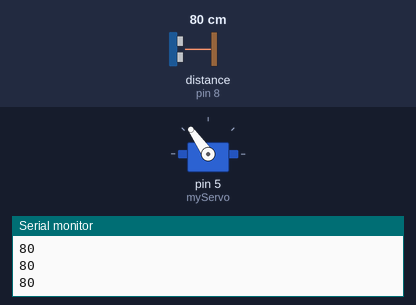
This sketch was run on a simulated Arduino Uno, built with avr-gcc and run on an emulated ATmega328P. On the bench: servo, the last lines printed to the serial monitor. Wiring (inferred from the names in the program): ultrasonic range finder: trigger pin 11; echo pin 8. The inputs (shaded band) are chosen by the test bench; at power-on: distance to the obstacle (sensor on pin 8) 80 cm. The echo pulse lasts 58.3 µs per cm.

Above: at 1.2 s.
1.3 s: distance to the obstacle (sensor on pin 8) set to 9 cm
At 2.8 s:
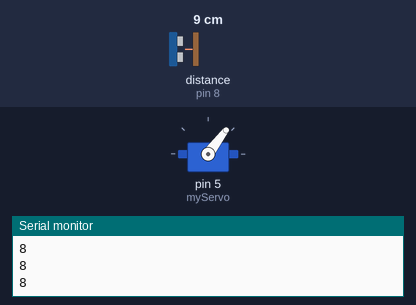
3.1 s: distance to the obstacle (sensor on pin 8) set to 18 cm
At 3.6 s:
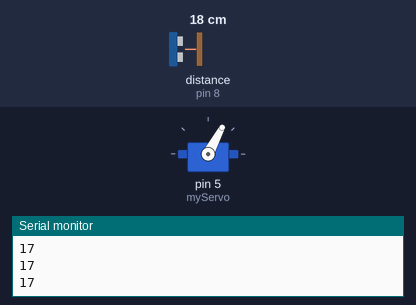
4.7 s: distance to the obstacle (sensor on pin 8) set to 60 cm
At 5.9 s:
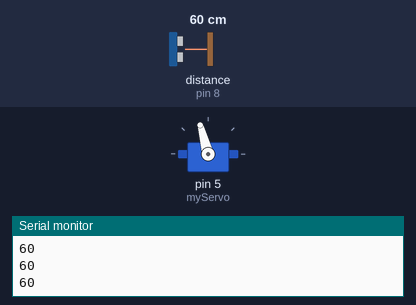
6.3 s: distance to the obstacle (sensor on pin 8) set to 120 cm
At 7.1 s:
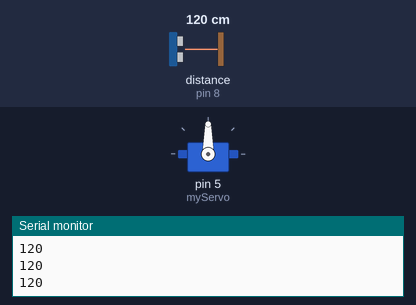
7.8 s: distance to the obstacle (sensor on pin 8) set to 2 cm
At 8.4 s:
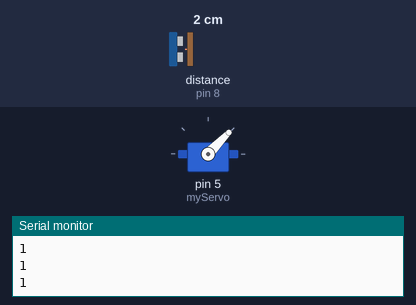
9.4 s: distance to the obstacle (sensor on pin 8) set to 250 cm
At 10.4 s:
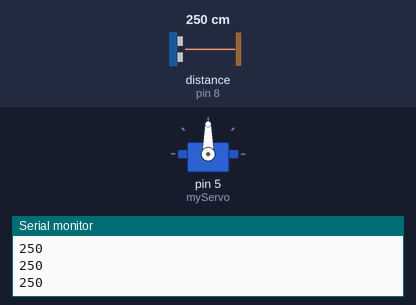
Timing chart, 0 to 11.9 s (numbered marks = the images above; inputs shaded):
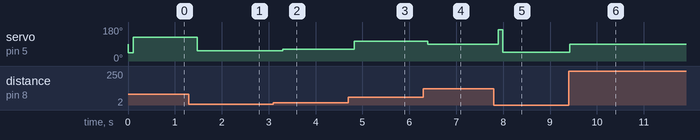

Measured:
- after the input at 1.3 s, servo on pin 5 (myServo): 125° → 53° after 0.17 s, → 54° 0.10 s later, → 53° 0.10 s later
- after the input at 3.1 s, servo on pin 5 (myServo): 53° → 62° after 0.20 s
- after the input at 4.7 s, servo on pin 5 (myServo): 62° → 105° after 0.13 s
- after the input at 6.3 s, servo on pin 5 (myServo): 105° → 90° after 0.09 s
- after the input at 7.8 s, servo on pin 5 (myServo): 90° → 165° after 0.10 s, → 46° 0.10 s later
- after the input at 9.4 s, servo on pin 5 (myServo): 46° → 90° at once

The sketch:

hellofunctions.ino
```cpp
// Hello Functions
// Jeanne Berthy
// This assignment develops your knowledge of the function of functions and when to use them. This piece of code simply tells the servo to rotate
// continuously, very fast, and as an object (my hand) moves further away, the servo slows down and then halts to a stop at 45 centimeters.
// used this link to help me with coding and wirng a servo: https://create.arduino.cc/projecthub/Arca_Ege/how-to-use-servo-motors-with-arduino-b02bed
// Useful information: for the continuous servo, the servo will stop spinning at exactly 90 degrees

#include <Servo.h> // includes the library to use servos
Servo myServo; // create servo object to control the servo
int servoData = 0; // defines the variable servoData
const int trigPin = 11; // sets the trigpin (ultrasonic sensor) to pin 11
const int echoPin = 8; // stes the echopin (ultrasonic sensor) to pin 8
int x = 0; // sets the number of degrees of the servo to 0
int timeSinceObject; // defines the variable timeSinceObject
int duration, cm; // defines the variables duration and cm
void setup()
{
	Serial.begin(9600);
	myServo.attach(5); // sets the servo pin to pin 5
}

void loop()
{
	cm = getDistance(); // this runs the function getDistance which calculates the distance of an object from the sensor
	x = cm + 45; // this just adds 45cm to any distance, so instead of 0cm, it starts at 45. that way, it stops at 45cm instead of 90cm
	cm = microsecondsToCentimeters(timeSinceObject);
	if (cm != 0) // if cm is not equal to 0 (! = not)
	{
		if (cm <= 90) // if an object is less than or equal to 90 centimeters away, **
		{
			myServo.write(x); // ** the servo goes at different speed between 1 and 90 centimeters.
		}
		else
			if (cm >= 90) // if an object is more than or equal to 90 centimeters away, **
			{
				myServo.write(90); // ** then servo will stop moving
			}
		delay(100); // after the code runs, it waits 0.1 seconds
	}
	Serial.println(cm); // prints on the serial monitor, how many centimeters are between the object and the sensor
}

long microsecondsToCentimeters(long microseconds)
{
	// The speed of sound is 340 m/s or 29 microseconds per centimeter.
 	// The ping travels out and back, so to find the distance of the object we take half of the distance travelled.
	// information from: https://stackoverflow.com/questions/41501360/getting-distance-in-inches-and-cm-from-ultrasonic-sensor-in-arduino
	return microseconds / 29 / 2;
}

int getDistance() // this is essentially echolocation
{
	pinMode(trigPin, OUTPUT); // sets the trigPin as output
	digitalWrite(trigPin, LOW); // clears the trigPin
	delayMicroseconds(2); // clears the trigPin for 2 microseconds
	digitalWrite(trigPin, HIGH); // turns on the trigPin (very quiet chirping)
	delayMicroseconds(10); // turns it on for 10 microseconds
	digitalWrite(trigPin, LOW); // turns the trigPin off
	pinMode(echoPin, INPUT); // sets the echoPin as input
	timeSinceObject = pulseIn(echoPin, HIGH); // now, the echoPin recieves the chirp bouncing off an object, returns the sound wave travel time in microseconds

	return cm;
}
```
